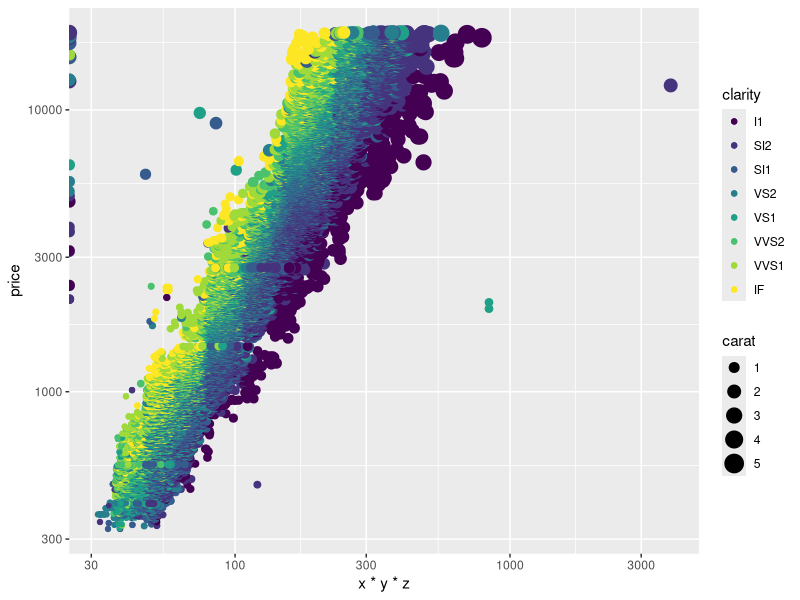
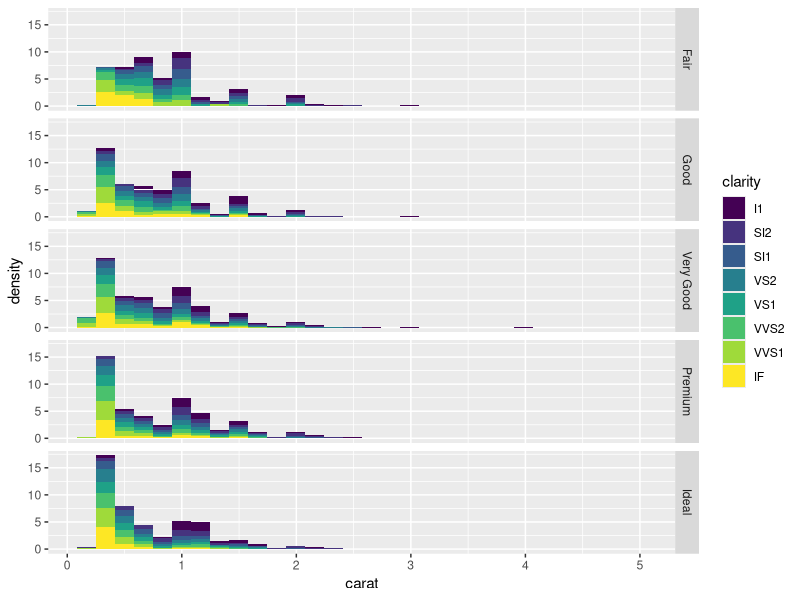
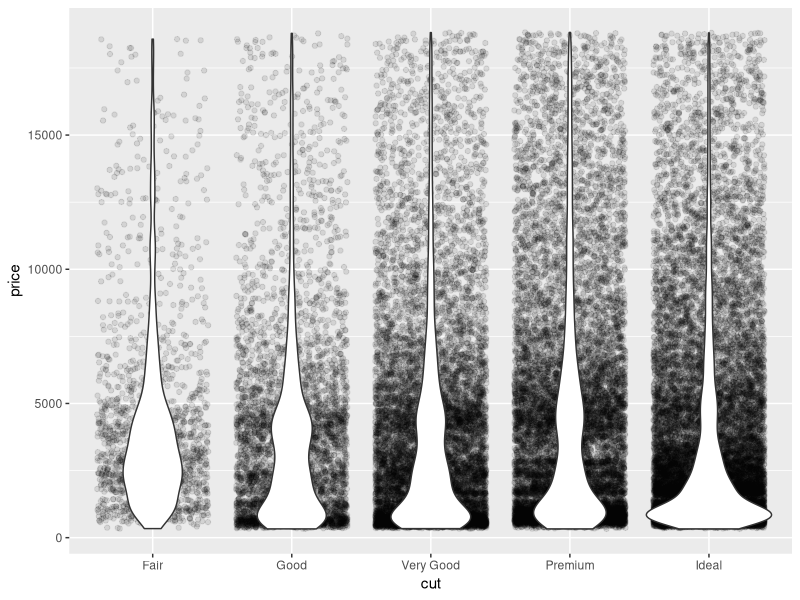

These figures' R source, in order:
#econ294 assignment5
print("zhaohuiwang")
print("zwang98@ucsc.edu")
studentID<-1461347
print(studentID)
#question 1 
#part a 
#load ggplot2 
install.packages("ggplot2")
library(ggplot2)
data(diamonds)
graph1<-ggplot(diamonds,
               aes(x=x*y*z,
                   y=price,
                   color=clarity)
               )
graph1+geom_point(aes(color=clarity))+geom_point(aes(size=carat))+scale_x_log10()+scale_y_log10()
#part b 

graph2<-ggplot(diamonds,aes(carat,fill=clarity, ..density..))
graph2+geom_histogram()+facet_grid(cut~.)
#part c

graph3<-ggplot(diamonds,aes(x=cut,price))
graph3+geom_jitter(alpha=0.1)+geom_violin()


